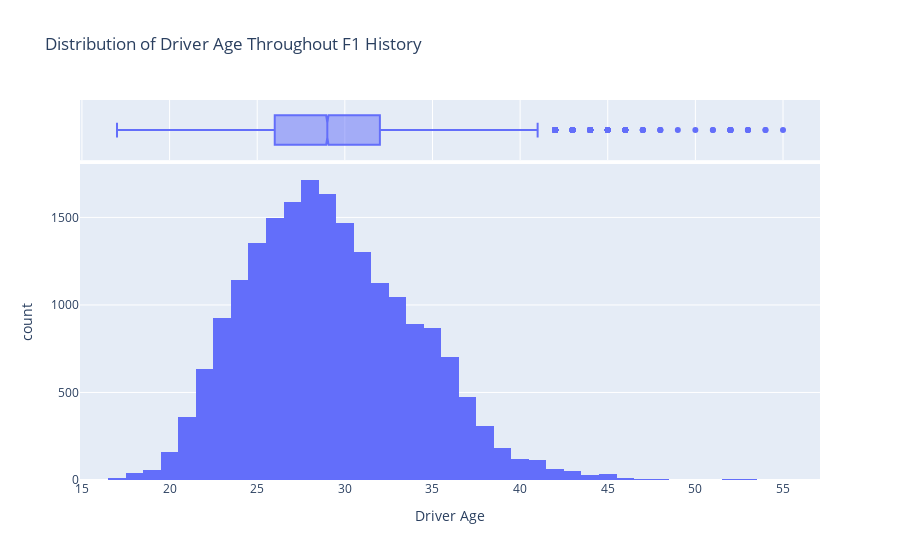

Write notebook code for a chart like this one.
### Markdown cell above
Hamilton (22 years old in 2007) is younger and therefore less experienced driver than Alonso (26 years in 2007), so we would probably expect Alonso to perform better. Let's look at the relationship between age and performance to be sure.

### Code cell
# distribution of ages 
fig = px.histogram(re, x='age', marginal='box', labels={'age': 'Driver Age'}, 
                   title='Distribution of Driver Age Throughout F1 History')
fig.show()

### Figure 1 — Plotly figure (JSON) as saved in the notebook; plotly's stock layout.template omitted (floating-point values rounded to 4 significant figures; data arrays with more than 128 entries replaced by an {"elided": "..."} marker saying what was removed)
{"data": [{"alignmentgroup": "True", "bingroup": "x", "hovertemplate": "Driver Age=%{x}<br>count=%{y}<extra></extra>", "legendgroup": "", "marker": {"color": "#636efa"}, "name": "", "offsetgroup": "", "orientation": "v", "showlegend": false, "type": "histogram", "x": {"elided": "19929 int values"}, "xaxis": "x", "yaxis": "y"}, {"alignmentgroup": "True", "hovertemplate": "Driver Age=%{x}<extra></extra>", "legendgroup": "", "marker": {"color": "#636efa"}, "name": "", "notched": true, "offsetgroup": "", "showlegend": false, "type": "box", "x": {"elided": "19929 int values"}, "xaxis": "x2", "yaxis": "y2"}], "layout": {"barmode": "relative", "legend": {"tracegroupgap": 0}, "title": {"text": "Distribution of Driver Age Throughout F1 History"}, "xaxis": {"anchor": "y", "domain": [0, 1], "title": {"text": "Driver Age"}}, "xaxis2": {"anchor": "y2", "domain": [0, 1], "matches": "x", "showgrid": true, "showticklabels": false}, "yaxis": {"anchor": "x", "domain": [0, 0.8316], "title": {"text": "count"}}, "yaxis2": {"anchor": "x2", "domain": [0.8416, 1], "matches": "y2", "showgrid": false, "showline": false, "showticklabels": false, "ticks": ""}}}
